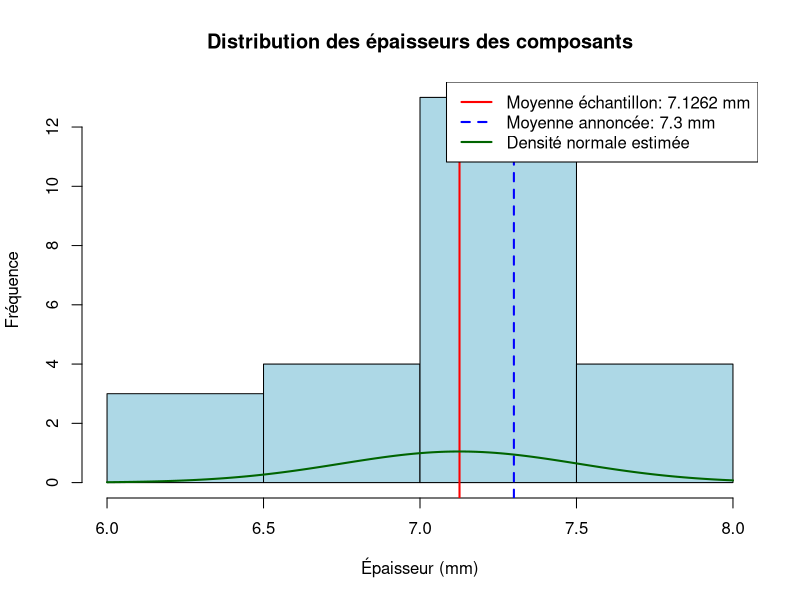

Write R code to recreate this figure.
# Définition des données d'épaisseur en millimètres
epaisseurs <- c(6.47, 7.02, 7.15, 7.22, 7.44, 6.99, 7.47, 7.61, 7.32, 7.22,
                7.52, 6.92, 7.28, 6.69, 7.24, 7.19, 6.97, 7.52, 6.22, 7.13,
                7.32, 7.67, 7.24, 6.21)

# Paramètres du problème
n <- length(epaisseurs)           # Taille de l'échantillon
mu0 <- 7.3                        # Moyenne annoncée par le fournisseur
sigma <- 0.38                     # Écart-type connu
alpha <- 0.05                     # Niveau de signification 5%

# Calcul des statistiques de base
moyenne <- mean(epaisseurs)
ecart_type_echantillon <- sd(epaisseurs)

# Calcul de la statistique du test z
z_stat <- (moyenne - mu0) / (sigma / sqrt(n))
p_value <- 2 * pnorm(-abs(z_stat))  # Test bilatéral

# Valeur critique pour un test bilatéral avec α = 0.05
z_critique <- qnorm(1 - alpha/2)

# Affichage des résultats
cat("Analyse des épaisseurs des composants isolants\n")
cat("---------------------------------------------\n")
cat(sprintf("Nombre d'observations: %d\n", n))
cat(sprintf("Moyenne des épaisseurs: %.4f mm\n", moyenne))
cat(sprintf("Écart-type échantillon: %.4f mm\n", ecart_type_echantillon))
cat(sprintf("Écart-type connu: %.4f mm\n", sigma))
cat("\nTest d'hypothèse\n")
cat(sprintf("H0: μ = %.1f mm (le fournisseur respecte ses engagements)\n", mu0))
cat(sprintf("H1: μ ≠ %.1f mm (le fournisseur ne respecte pas ses engagements)\n", mu0))
cat(sprintf("Statistique z calculée: %.4f\n", z_stat))
cat(sprintf("Valeur critique (α = %.2f): ±%.4f\n", alpha, z_critique))
cat(sprintf("p-value: %.4f\n", p_value))

# Conclusion
cat("\nConclusion:\n")
if (abs(z_stat) > z_critique) {
  cat(sprintf("Comme |z| = %.4f > %.4f et p-value = %.4f < %.2f, nous rejetons H0.\n",
              abs(z_stat), z_critique, p_value, alpha))
  cat("L'entreprise peut affirmer, avec un risque faible de se tromper, que le fournisseur ne respecte pas ses engagements.\n")
} else {
  cat(sprintf("Comme |z| = %.4f < %.4f et p-value = %.4f > %.2f, nous ne pouvons pas rejeter H0.\n",
              abs(z_stat), z_critique, p_value, alpha))
  cat("L'entreprise ne peut pas affirmer, avec un risque faible de se tromper, que le fournisseur ne respecte pas ses engagements.\n")
}

# Représentation graphique
k <- sqrt(n)

hist(epaisseurs,
     breaks = k,
     col = "lightblue",
     main = "Distribution des épaisseurs des composants",
     xlab = "Épaisseur (mm)",
     ylab = "Fréquence")

# Ajout de lignes verticales pour la moyenne échantillon et la moyenne annoncée
abline(v = moyenne, col = "red", lwd = 2)
abline(v = mu0, col = "blue", lwd = 2, lty = 2)

# Ajout de la courbe de densité normale estimée
curve(dnorm(x, mean = moyenne, sd = sigma),
      add = TRUE,
      col = "darkgreen",
      lwd = 2)

# Légende
legend("topright",
       legend = c(paste("Moyenne échantillon:", round(moyenne, 4), "mm"),
                  paste("Moyenne annoncée:", mu0, "mm"),
                  "Densité normale estimée"),
       col = c("red", "blue", "darkgreen"),
       lwd = c(2, 2, 2),
       lty = c(1, 2, 1))

# Intervalle de confiance pour la moyenne
marge_erreur <- z_critique * sigma / sqrt(n)
IC_inf <- moyenne - marge_erreur
IC_sup <- moyenne + marge_erreur

cat(sprintf("\nIntervalle de confiance à %.0f%% pour la moyenne: [%.4f, %.4f]\n",
            (1-alpha)*100, IC_inf, IC_sup))